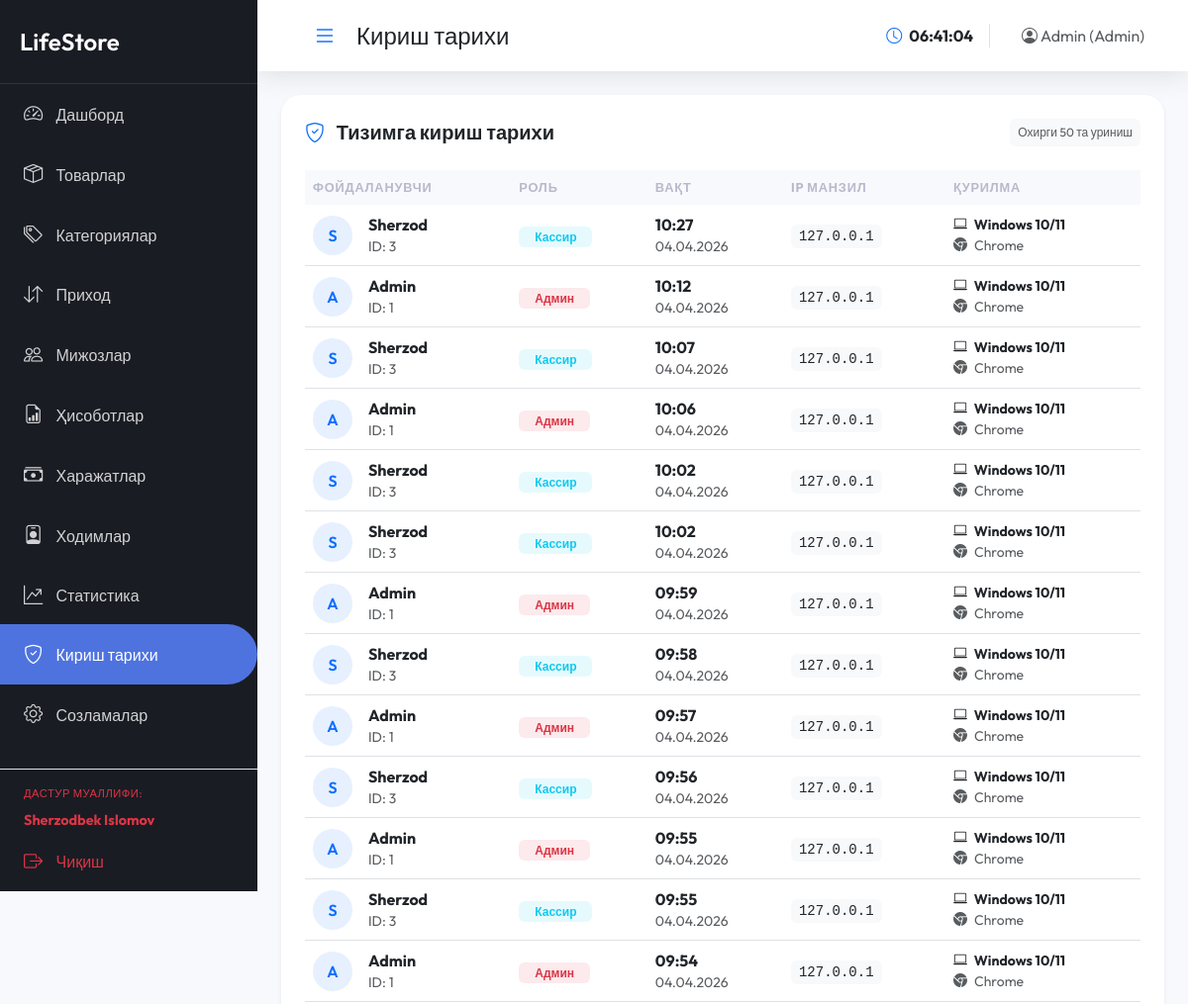
Before: /admin/audit_log.php (signed in, upper part) with the older database file.
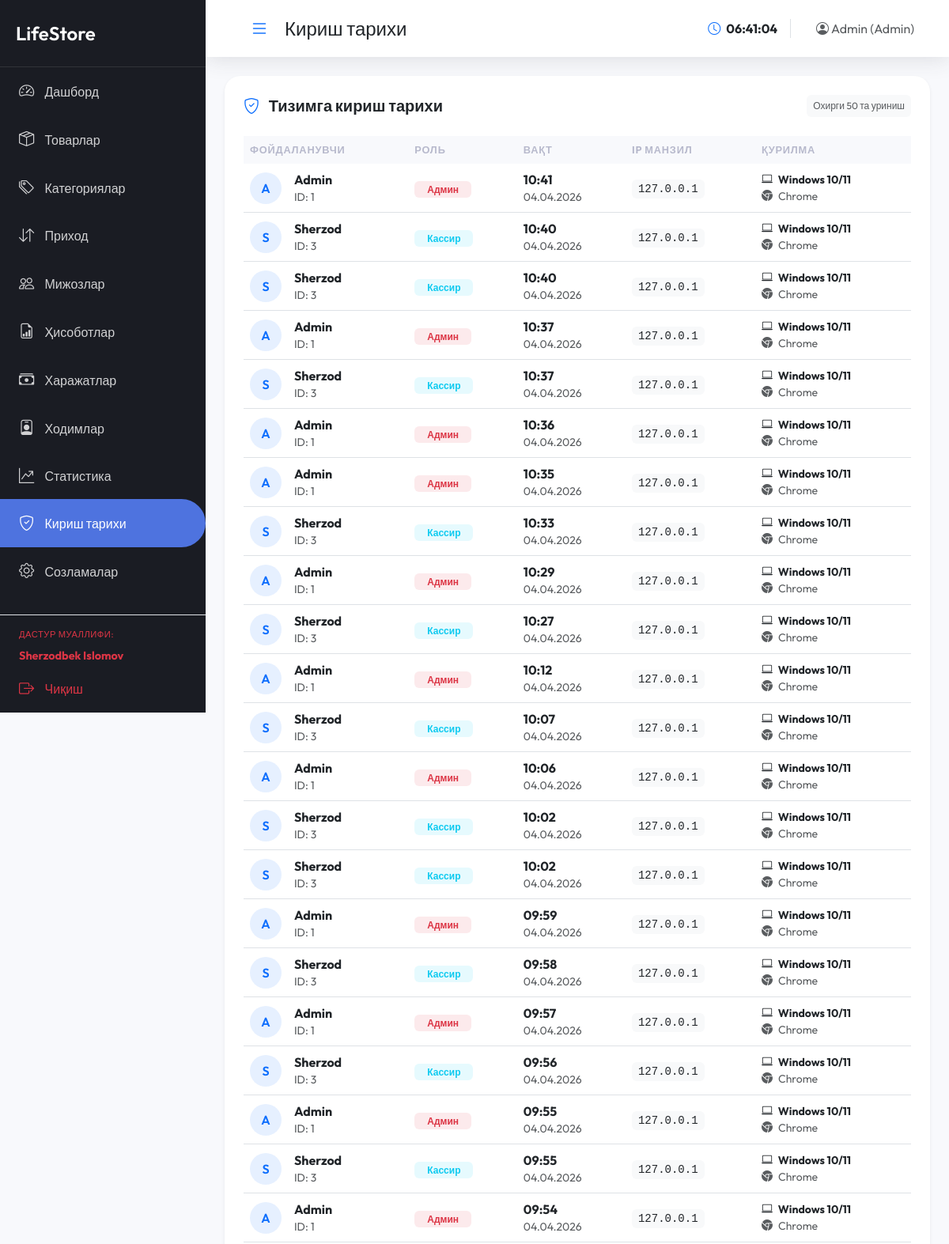
After: the same page with the newer database file.
### tables this page shows
CREATE TABLE `audit_log` (
  `id` int(11) NOT NULL,
  `user_id` int(11) NOT NULL,
  `ip_address` varchar(45) DEFAULT NULL,
  `user_agent` text,
  `login_at` timestamp NULL DEFAULT CURRENT_TIMESTAMP
);

CREATE TABLE `users` (
  `id` int(11) NOT NULL,
  `name` varchar(255) NOT NULL,
  `phone` varchar(20) DEFAULT NULL,
  `login` varchar(50) NOT NULL,
  `password` varchar(255) NOT NULL,
  `role` enum('admin','cashier') NOT NULL,
  `created_at` timestamp NULL DEFAULT CURRENT_TIMESTAMP
);

### admin/audit_log.php (the view, shortened to what this page needs)
<?php
require_once 'layout.php';
function getBrowser($user_agent) {
    if (strpos($user_agent, 'Opera') || strpos($user_agent, 'OPR/')) return 'Opera';
    elseif (strpos($user_agent, 'Edge') || strpos($user_agent, 'Edg/')) return 'Edge';
    elseif (strpos($user_agent, 'Chrome')) return 'Chrome';
    elseif (strpos($user_agent, 'Safari')) return 'Safari';
    elseif (strpos($user_agent, 'Firefox')) return 'Firefox';
    elseif (strpos($user_agent, 'MSIE') || strpos($user_agent, 'Trident/7')) return 'Internet Explorer';
    return 'Unknown';
}
function getOS($user_agent) {
    $os_array = [
        '/windows nt 10/i'      =>  'Windows 10/11',
        '/windows nt 6.3/i'     =>  'Windows 8.1',
        '/windows nt 6.2/i'     =>  'Windows 8',
        '/windows nt 6.1/i'     =>  'Windows 7',
        '/macintosh|mac os x/i' =>  'Mac OS X',
        '/android/i'            =>  'Android',
        '/iphone/i'             =>  'iPhone',
        '/ipad/i'               =>  'iPad',
        '/linux/i'              =>  'Linux',
    ];
    foreach ($os_array as $regex => $value) {
        if (preg_match($regex, $user_agent)) return $value;
    }
    return 'Unknown OS';
}
?>
<div class="card p-4 border-0 shadow-sm" style="border-radius: 20px;">
    <div class="d-flex justify-content-between align-items-center mb-4">
        <h5 class="fw-bold mb-0"><i class="bi bi-shield-check text-primary me-2"></i> Тизимга кириш тарихи</h5>
        <span class="badge bg-light text-muted p-2 fw-normal">Охирги 50 та уриниш</span>
    </div>
    <div class="table-responsive">
        <table class="table align-middle">
            <thead class="table-light">
                <tr>
                    <th>Фойдаланувчи</th>
                    <th>Роль</th>
                    <th>Вақт</th>
                    <th>IP Манзил</th>
                    <th>Қурилма</th>
                </tr>
            </thead>
            <tbody>
                <?php
                $logs = $conn->query("SELECT a.*, u.name, u.role FROM audit_log a JOIN users u ON a.user_id = u.id ORDER BY a.login_at DESC LIMIT 50");
                while($log = $logs->fetch_assoc()):
                    $os = getOS($log['user_agent']);
                    $browser = getBrowser($log['user_agent']);
                ?>
                <tr>
                    <td>
                        <div class="d-flex align-items-center">
                            <div class="bg-primary bg-opacity-10 text-primary rounded-circle d-flex align-items-center justify-content-center me-3" style="width: 40px; height: 40px; font-weight: 600;">
                                <?php echo mb_substr($log['name'], 0, 1); ?>
                            </div>
                            <div>
                                <div class="fw-bold"><?php echo $log['name']; ?></div>
                                <div class="small text-muted">ID: <?php echo $log['user_id']; ?></div>
                            </div>
                        </div>
                    </td>
                    <td>
                        <span class="badge <?php echo $log['role'] === 'admin' ? 'bg-danger' : 'bg-info'; ?> bg-opacity-10 <?php echo $log['role'] === 'admin' ? 'text-danger' : 'text-info'; ?> px-3">
                            <?php echo $log['role'] === 'admin' ? 'Админ' : 'Кассир'; ?>
                        </span>
                    </td>
                    <td>
                        <div class="fw-bold"><?php echo date('H:i', strtotime($log['login_at'])); ?></div>
                        <div class="small text-muted"><?php echo date('d.m.Y', strtotime($log['login_at'])); ?></div>
                    </td>
                    <td>
                        <code class="text-dark bg-light px-2 py-1 rounded"><?php echo $log['ip_address']; ?></code>
                    </td>
                    <td>
                        <div class="small fw-bold text-dark"><i class="bi bi-laptop me-1"></i> <?php echo $os; ?></div>
                        <div class="small text-muted"><i class="bi bi-browser-chrome me-1"></i> <?php echo $browser; ?></div>
                    </td>
                </tr>
                <?php endwhile; ?>
            </tbody>
        </table>
    </div>
</div>

Changed rows visible on the page:
added audit_log: user.name "A", user.name "Admin", user "1", shows "Админ", login_at "10:41", login_at "04.04.2026", ip_address "127.0.0.1", user_agent "Windows 10/11", user_agent "Chrome"
added audit_log: user.name "S", user.name "Sherzod", user "3", shows "Кассир", login_at "10:40", login_at "04.04.2026", ip_address "127.0.0.1", user_agent "Windows 10/11", user_agent "Chrome"
added audit_log: user.name "S", user.name "Sherzod", user "3", shows "Кассир", login_at "10:40", login_at "04.04.2026", ip_address "127.0.0.1", user_agent "Windows 10/11", user_agent "Chrome"
added audit_log: user.name "A", user.name "Admin", user "1", shows "Админ", login_at "10:37", login_at "04.04.2026", ip_address "127.0.0.1", user_agent "Windows 10/11", user_agent "Chrome"
added audit_log: user.name "S", user.name "Sherzod", user "3", shows "Кассир", login_at "10:37", login_at "04.04.2026", ip_address "127.0.0.1", user_agent "Windows 10/11", user_agent "Chrome"
added audit_log: user.name "A", user.name "Admin", user "1", shows "Админ", login_at "10:36", login_at "04.04.2026", ip_address "127.0.0.1", user_agent "Windows 10/11", user_agent "Chrome"
added audit_log: user.name "A", user.name "Admin", user "1", shows "Админ", login_at "10:35", login_at "04.04.2026", ip_address "127.0.0.1", user_agent "Windows 10/11", user_agent "Chrome"
added audit_log: user.name "S", user.name "Sherzod", user "3", shows "Кассир", login_at "10:33", login_at "04.04.2026", ip_address "127.0.0.1", user_agent "Windows 10/11", user_agent "Chrome"
added audit_log: user.name "A", user.name "Admin", user "1", shows "Админ", login_at "10:29", login_at "04.04.2026", ip_address "127.0.0.1", user_agent "Windows 10/11", user_agent "Chrome"
